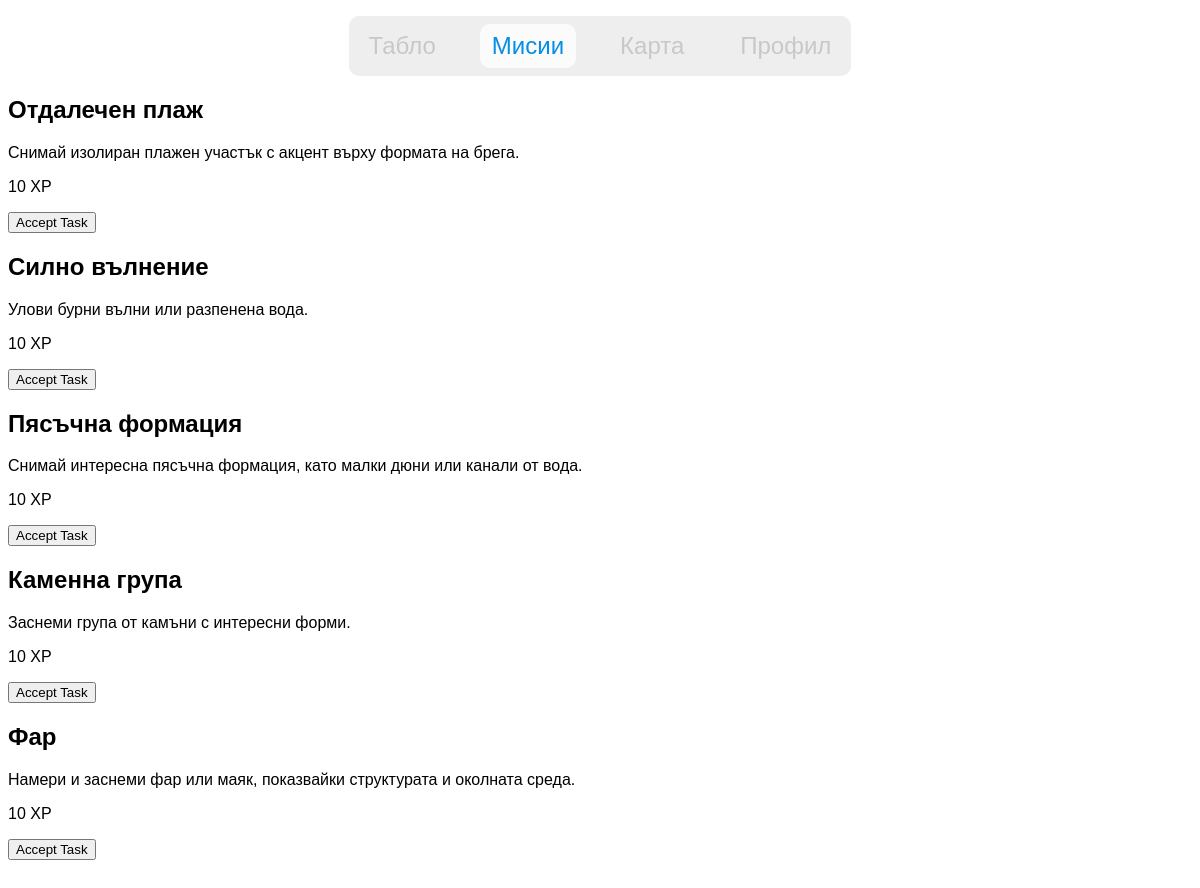
Page /tasks/ (signed in) on the earlier database version.
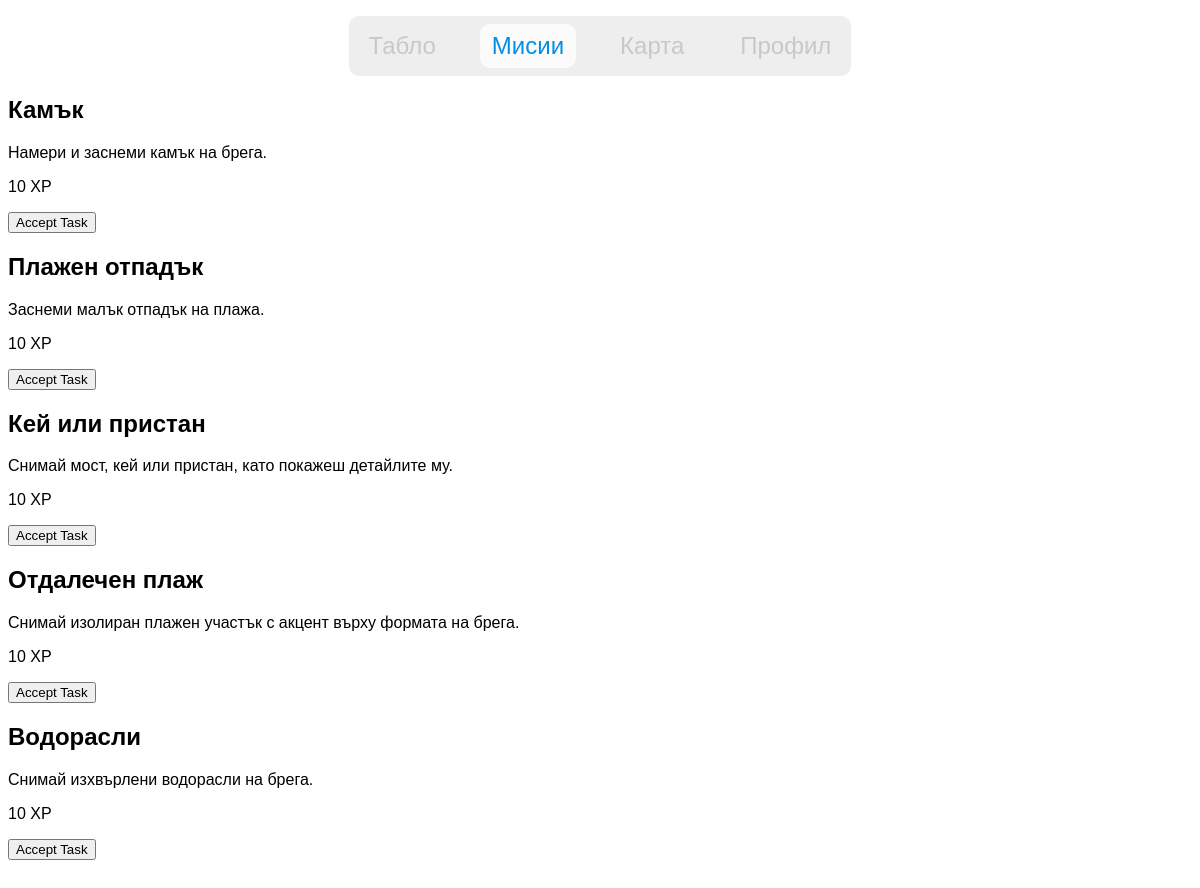
Same page on the later database version.
### beaches/models.py (models this page shows, shortened)
class Task(models.Model):
    DIFFICULTY_CHOICES = [
        ('easy', 'Easy'),
        ('medium', 'Medium'),
        ('hard', 'Hard'),
    ]
    CATEGORY_CHOICES = [
        ('clean', 'Погрижи се природата'),
        ('photo', 'Снимай'),
        ('observe', 'Научи за фауната'),
    ]
    title = models.CharField(max_length=200, default="Task")
    description = models.TextField(max_length=100, null=True)
    user_desc = models.TextField(max_length=1000, null=True)
    difficulty = models.CharField(max_length=10, choices=DIFFICULTY_CHOICES, default="easy")
    category = models.CharField(max_length=20, choices=CATEGORY_CHOICES, default="photo")
    date_assigned = models.DateField(null=True, blank=True)
    reward = models.PositiveIntegerField(default=10)
    is_daily = models.BooleanField(default=False)

### beaches/views.py (the view)
# urls.py: path("tasks/", views.tasks_view, name="tasks"),
@login_required
def tasks_view(request):
    profile = models.UserProfile.objects.get(user=request.user)
    all_tasks = models.Task.objects.all()
    accepted_tasks = models.AcceptedTask.objects.filter(
        user_profile=profile, status='accepted'
    )
    completed_tasks = models.AcceptedTask.objects.filter(
        user_profile=profile, status='completed'
    )
    context = {
        "tasks": all_tasks,
        "accepted_ids": list(accepted_tasks.values_list("task_id", flat=True)),
        "completed_ids": list(completed_tasks.values_list("task_id", flat=True)),
    }
    return render(request, "app/gamification/tasks.html", context)

### beaches/templates/app/gamification/tasks.html (shortened to what this page needs)
{% load static %}
{% load widget_tweaks %}
<!DOCTYPE html>
<html lang="en">
<head>
    <link rel="stylesheet" href="{% static 'alert.css' %}">
    <link rel="stylesheet" href="{% static 'nav.css' %}">
    <link rel="stylesheet" href="{% static 'tasks.css' %}">
    <link rel="stylesheet" href="https://cdn.jsdelivr.net/npm/bootstrap-icons@1.13.1/font/bootstrap-icons.min.css">
</head>
<body>
    {% include 'app/components/navbar.html' %}
    {% for task in tasks %} <div>
            <h2>{{ task.title }}</h2>
            <p>{{ task.user_desc }}</p>
            <p>{{ task.reward }} XP</p>
            {% if task.id in completed_ids %}
                <p class="text-green"><i class="bi bi-check-lg"></i> Изпълнено</p>
            {% else %}
                <form action="{% url 'accept_task' task.id %}" method="POST" class="mt-3">
                    <button class="bg-green-500 text-white px-4 py-2 rounded-md">Accept Task</button>
                </form>
            {% endif %}
        </div>
    {% empty %}
        <p>Нямате мисии...</p>
    {% endfor %}
</body>
</html>

### beaches/templates/app/components/navbar.html (shortened to what this page needs)
{% load static %}
<link rel="stylesheet" href="{% static 'nav.css' %}">
<nav>
    <ul>
        <li id="nav-dashboard active"><a href="{% url 'dashboard' %}"><span class="nav-text">Табло</span></a></li>
        <li id="nav-missions"><a href="{% url 'tasks' %}"><span class="nav-text">Мисии</span></a></li>
        <li id="nav-map"><a href="{% url 'map' %}"><span class="nav-text">Карта</span></a></li>
        <li id="nav-account"><a href="{% url 'account' %}"><span class="nav-text">Профил</span></a></li>
    </ul>
    <div class="nav-indicator"></div>
</nav>

### static/nav.css (style rules this page uses)
body { font-family: "Onest", sans-serif; padding-bottom: 60px; }
nav { background-color: #EEEEEE; border-radius: 10px; padding: 8px; width: fit-content; display: flex; justify-content: center; position: relative; overflow: hidden; margin: 16px auto; z-index: 990; }
nav ul { display: flex; gap: 32px; list-style: none; font-size: 24px; color: #C8C8C8; justify-content: space-evenly; margin: 0; padding: 0; width: 100%; align-items: center; }
nav ul li { position: relative; z-index: 1; cursor: pointer; }
nav ul li a { display: flex; align-items: center; gap: 8px; padding: 8px 12px; border-radius: 10px; text-decoration: none; color: inherit; z-index: 2; position: relative; transition: color 0.3s ease; }
nav ul li.active a, nav ul li.active a .nav-text { color: #048FE6; }
.nav-indicator { position: absolute; background-color: #FBFBFB; border-radius: 10px; z-index: 0; left: 0; top: 0; transition: left 0.28s cubic-bezier(.2,.9,.3,1), top 0.28s cubic-bezier(.2,.9,.3,1), width 0.28s cubic-bezier(.2,.9,.3,1), height 0.28s cubic-bezier(.2,.9,.3,1); pointer-events: none; }

Differences in the rows shown:
removed Task: title "Силно вълнение", user_desc "Улови бурни вълни или разпенена вода.", reward "10", shows "Accept Task"
removed Task: title "Пясъчна формация", user_desc "Снимай интересна пясъчна формация, като малки дюни или канали от вода.", reward "10", shows "Accept Task"
removed Task: title "Каменна група", user_desc "Заснеми група от камъни с интересни форми.", reward "10", shows "Accept Task"
removed Task: title "Фар", user_desc "Намери и заснеми фар или маяк, показвайки структурата и околната среда.", reward "10", shows "Accept Task"
added Task: title "Камък", user_desc "Намери и заснеми камък на брега.", reward "10", shows "Accept Task"
added Task: title "Плажен отпадък", user_desc "Заснеми малък отпадък на плажа.", reward "10", shows "Accept Task"
added Task: title "Кей или пристан", user_desc "Снимай мост, кей или пристан, като покажеш детайлите му.", reward "10", shows "Accept Task"
added Task: title "Водорасли", user_desc "Снимай изхвърлени водорасли на брега.", reward "10", shows "Accept Task"
